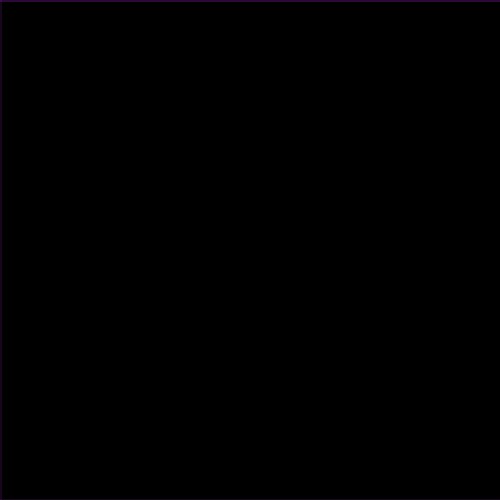
Frame 1 (no input)
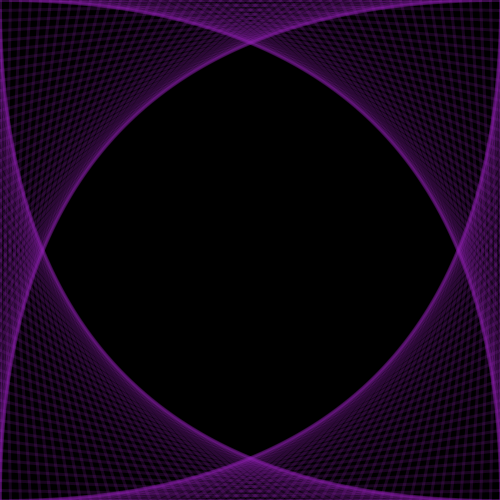
Frame 60 (the mouse pressed at the canvas centre just before this capture)
Frame 120 (the mouse held since frame 60 and released just before this capture): identical to frame 60, image omitted

The Processing sketch that drew these frames (run headless with seeded random() and noise(); from frame 60 on, the mouse is pressed at the canvas centre):

// Processing sketch: processing_32363
// ── processing_32363.pde

int topleftx = 0;
int toplefty = 0;
int toprightx = 500;
int toprighty = 0;
int x1 = 0;
int y1 = 0;
int x2 = 0;
int y2 = 500;
int x21 = 0;
int y21 = 0;
int x22 = 500;
int y22 = 0;
int bottomtopx = 500;
int bottomtopy = 500;
int bottomdownx = 0;
int bottomdowny = 500;

void setup(){
  
  size(500,500);
  background(0);
  stroke(154,35,191,40);
  strokeWeight(3);
}

void draw(){
  
  line(topleftx,toplefty,toprightx,toprighty);
  toplefty = toplefty + 10;
  toprightx = toprightx - 10;
   line(x1,y1,x2,y2);
  y1 = y1 + 10;
  x2 = x2 + 10;
  line(x21,y21,x22,y22);
  x21 = x21 + 10;
  y22 = y22 + 10;
  line(bottomtopx,bottomtopy,bottomdownx,bottomdowny);
  bottomtopy = bottomtopy - 10;
  bottomdownx = bottomdownx + 10;
}
